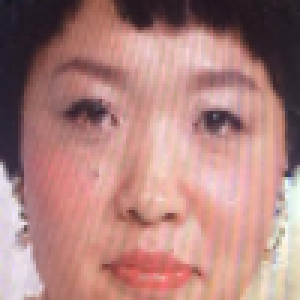
#> input picture beauty-judge/faces/target_NO-おかずクラブオカリナ__11_3.png, 100 x 100 px (shown 3 times larger); its folder holds only this picture in this run
$ python copy_faces.py
#> lines starting #> are read from the running program, lines starting #| are printed output that depends on the picture
# -*- coding: utf-8 -*-

"""
女優の画像素材を増やすために、すでにあるfaces下の画像を反転させ、
画像素材として扱わせることで、二倍の素材が手に入る
"""
import os
import cv2


def main(targetDir):
#> called with targetDir = 'faces'
    for path, _, files in os.walk(targetDir):
        for file in files:
            if not file.startswith('.'):
                print(path + '/' + file)
                img = cv2.imread((path + '/' + file), cv2.IMREAD_COLOR)
#> img is the input picture: shape (100, 100, 3); mean B, G, R 125.7, 130, 174.9
                reversed_y_img = cv2.flip(img, 1)
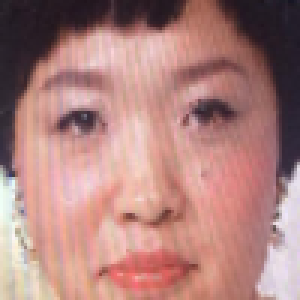
#> reversed_y_img: shape (100, 100, 3) (shown 3 times larger); mean B, G, R 125.7, 130, 174.9
                cv2.imwrite(path + '/' + file.replace('target_', 'target_reversed_'), reversed_y_img)
#> pass 2 of the loop in main, `for path, _, files in os.walk(targetDir):`:
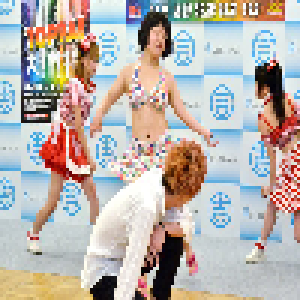
#> input picture beauty-judge/faces/misses/target_NO-おかずクラブオカリナ__61_4.png, 100 x 100 px (shown 3 times larger)
#> in main, img is the input picture: shape (100, 100, 3); mean B, G, R 173.8, 178.7, 185.4
#> in main, `reversed_y_img = cv2.flip(img, 1)`:
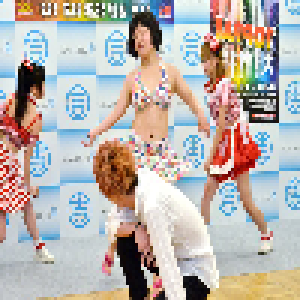
#> reversed_y_img: shape (100, 100, 3) (shown 3 times larger); mean B, G, R 173.8, 178.7, 185.4

if __name__ == '__main__':
    main("faces")
